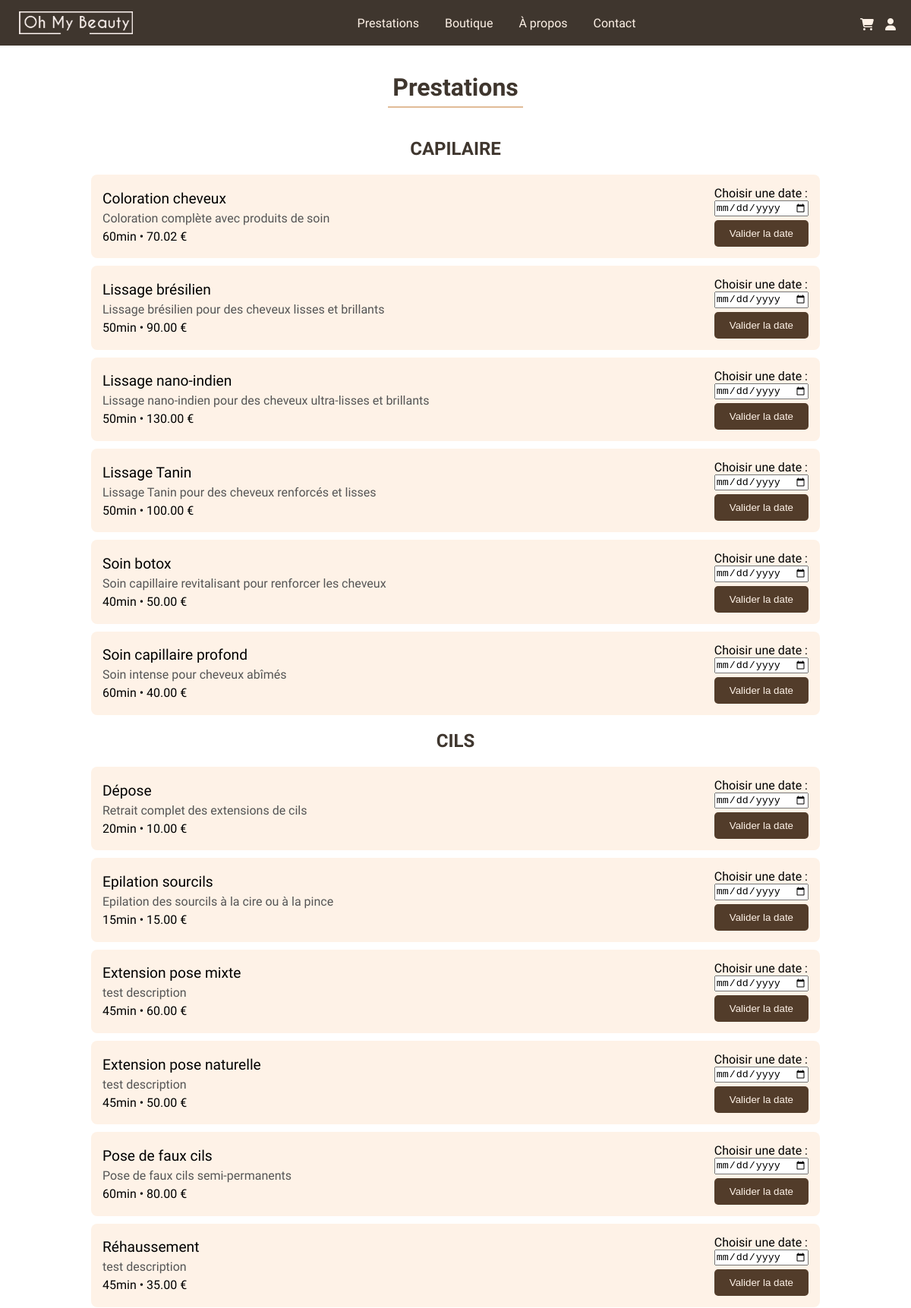
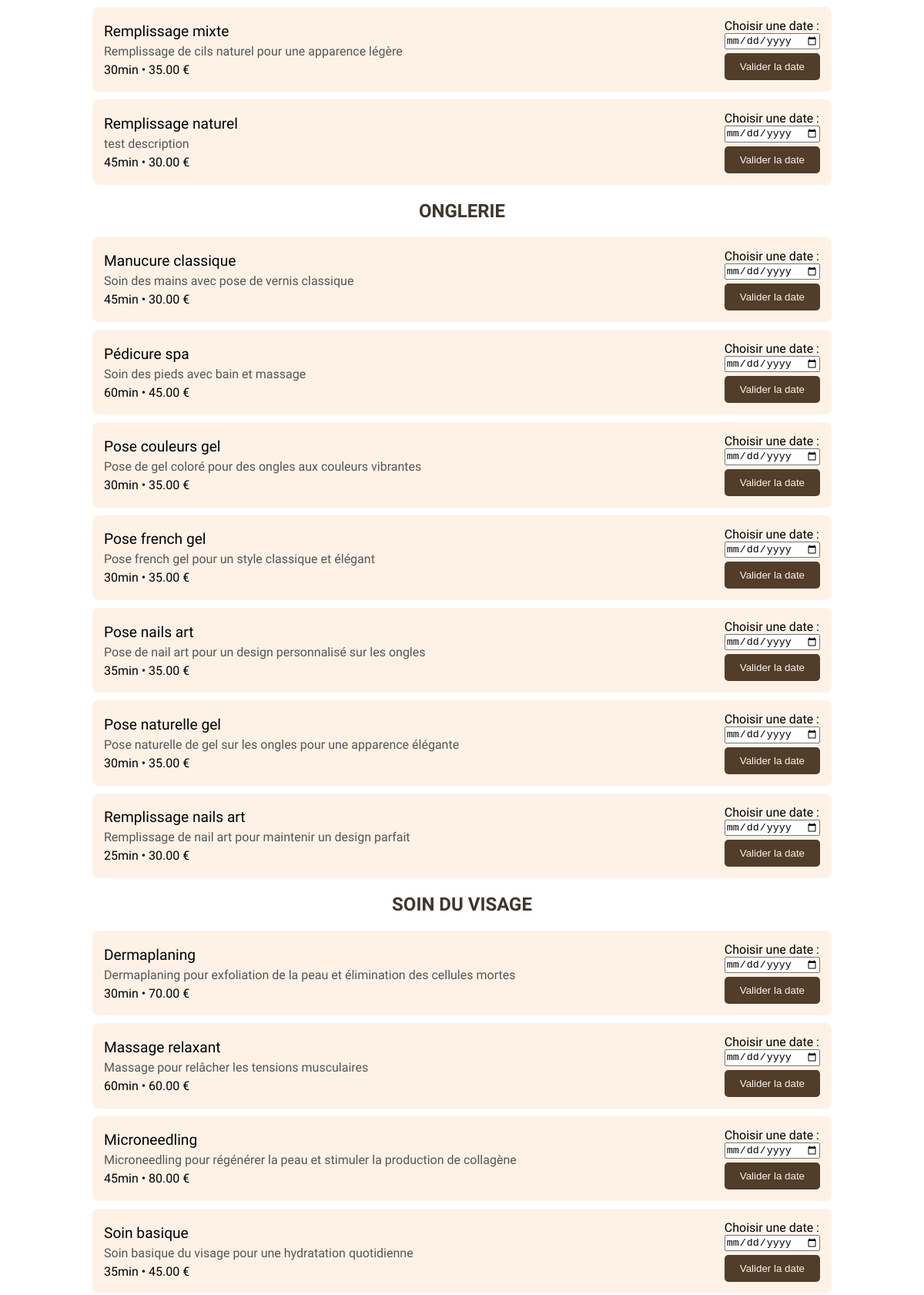
Page /index.php?action=prestations (upper part) on the committed database (2 pictures, top to bottom).
### tables this page shows
CREATE TABLE IF NOT EXISTS `prestation` (
  `id_prestation` int NOT NULL AUTO_INCREMENT,
  `designation` varchar(50) NOT NULL,
  `prix` decimal(15,2) NOT NULL,
  `duree` varchar(50) NOT NULL DEFAULT '40min',
  `id_categorie` int NOT NULL,
  `description` varchar(500) DEFAULT NULL,
  PRIMARY KEY (`id_prestation`),
  KEY `id_categorie` (`id_categorie`),
  CONSTRAINT `prestation_ibfk_1` FOREIGN KEY (`id_categorie`) REFERENCES `categorie` (`id_categorie`)
);

### controller/AccueilController.php (called while the page is built, shortened)
<?php
class AccueilController {
    public function afficherPrestations() {
        require 'view/vuePrestations.php';
    }
}

### app/Connect.php (called while the page is built, shortened)
<?php
abstract class Connect {
    public static function seConnecter(){
        try {
            return new \PDO(
                "mysql:host=".self::HOST.";dbname=".self::DB.";charset=utf8", self::USER, self::PASS);
        } catch (\PDOException $ex) {
            return $ex->getMessage();
        }
    }
}

### model/managers/PrestationManager.php (called while the page is built, shortened)
<?php
class PrestationManager {
    private $db;
    public function __construct() {
        $this->db = Connect::seConnecter();
    }
    public function obtenirToutesCategoriesAvecPrestations() {
        $requete = "
            SELECT c.id_categorie, c.designation AS categorie_designation, p.id_prestation, p.designation, p.description, p.duree, p.prix
            FROM categorie c
            LEFT JOIN prestation p ON c.id_categorie = p.id_categorie
            ORDER BY c.designation, p.designation
        ";
        $resultat = $this->db->query($requete);
        $categories = [];
        while ($row = $resultat->fetch()) {
            $categories[$row['categorie_designation']][] = [
                'id_prestation' => $row['id_prestation'],
                'designation' => $row['designation'],
                'description' => $row['description'],
                'duree' => $row['duree'],
                'prix' => $row['prix']
            ];
        }
        return $categories;
    }
}

### view/vuePrestations.php (the view, shortened to what this page needs)
<?php
$prestationManager = new PrestationManager();
$categoriesAvecPrestations = $prestationManager->obtenirToutesCategoriesAvecPrestations();
?>
<div class="presta-titre">
    <h1> Prestations </h1>
</div>
<section class="prestations-container">
    <?php foreach ($categoriesAvecPrestations as $categorieNom => $prestations) { ?>
        <div class="categorie">
            <h2><?= $categorieNom; ?></h2>
            <div class="liste-prestations">
                <?php foreach ($prestations as $prestation) { ?>
                    <div class="prestation">
                        <div class="details-prestation">
                            <h3><?= $prestation["designation"]; ?></h3>
                            <p><?= $prestation["description"]; ?></p>
                            <span><?= $prestation["duree"]; ?> • <?= $prestation["prix"]; ?> €</span>
                        </div>
                        <div class="actions-prestation">
                            <div class = "date-form">
                                <form method="post" action="index.php?action=choisirCreneau">
                                    <label for="datePrestation">Choisir une date :</label>
                                    <input type="date" name="datePrestation" required min="<?= date('Y-m-d'); ?>">
                                    <button type="submit">Valider la date</button>
                                </form>
                            </div>
                        </div>
                    </div>
                <?php } ?>
            </div>
        </div>
    <?php } ?>
</section>
<?php
require "template.php";

### public/css/style.css (style rules this page uses)
:root { --marron : #3F362E; --brun : #523c2a; --beige : #E1BB97; --bcreme : #FEF2E7; --rufina : "Rufina", serif;; --oxygen : "Oxygen", sans-serif; }
* { margin: 0; padding: 0; vertical-align: top; box-sizing: border-box; }
h1 { font-family: var(--rufina); border-bottom: solid 2px var(--beige); padding: 6px; text-align: center; }
.presta-titre { padding-top: 30px; display: flex; width: 50%; margin: auto; justify-content: center; color: var(--marron); }
.categorie { margin-top: 20px; }
.categorie h2 { font-family: var(--oxygen); padding-bottom: 20px; display: flex; margin: auto; justify-content: center; color: var(--marron); }
.prestations-container { max-width: 1000px; margin: 0 auto; padding: 20px; width: 95%; }
.prestation { position: relative; font-family: var(--oxygen); font-weight: 300; display: flex; align-items: center; padding: 15px; background-color: var(--bcreme); border-radius: 8px; margin-bottom: 10px; justify-content:space-between; }
.date-form form { display: flex; flex-direction: column; }
.details-prestation h3 { margin: 0; font-size: 1.2em; font-weight: 400; }
.details-prestation p { margin: 5px 0; color: #555; }
.date-form button { background-color: var(--brun); color: var(--bcreme); border: none; padding: 10px 20px; border-radius: 5px; cursor: pointer; margin-top: 5px; }

### rows in the picture
prestation: designation "Coloration cheveux", description "Coloration complète avec produits de soin", duree "60min", prix "70.02"
prestation: designation "Lissage brésilien", description "Lissage brésilien pour des cheveux lisses et brillants", duree "50min", prix "90.00"
prestation: designation "Lissage nano-indien", description "Lissage nano-indien pour des cheveux ultra-lisses et brillants", duree "50min", prix "130.00"
prestation: designation "Lissage Tanin", description "Lissage Tanin pour des cheveux renforcés et lisses", duree "50min", prix "100.00"
prestation: designation "Soin botox", description "Soin capillaire revitalisant pour renforcer les cheveux", duree "40min", prix "50.00"
prestation: designation "Soin capillaire profond", description "Soin intense pour cheveux abîmés", duree "60min", prix "40.00"
prestation: designation "Dépose", description "Retrait complet des extensions de cils", duree "20min", prix "10.00"
prestation: designation "Epilation sourcils", description "Epilation des sourcils à la cire ou à la pince", duree "15min", prix "15.00"
prestation: designation "Extension pose mixte", description "test description", duree "45min", prix "60.00"
prestation: designation "Extension pose naturelle", description "test description", duree "45min", prix "50.00"
prestation: designation "Pose de faux cils", description "Pose de faux cils semi-permanents", duree "60min", prix "80.00"
prestation: designation "Réhaussement", description "test description", duree "45min", prix "35.00"
prestation: designation "Remplissage mixte", description "Remplissage de cils naturel pour une apparence légère", duree "30min", prix "35.00"
prestation: designation "Remplissage naturel", description "test description", duree "45min", prix "30.00"
prestation: designation "Manucure classique", description "Soin des mains avec pose de vernis classique", duree "45min", prix "30.00"
prestation: designation "Pédicure spa", description "Soin des pieds avec bain et massage", duree "60min", prix "45.00"
prestation: designation "Pose couleurs gel", description "Pose de gel coloré pour des ongles aux couleurs vibrantes", duree "30min", prix "35.00"
prestation: designation "Pose french gel", description "Pose french gel pour un style classique et élégant", duree "30min", prix "35.00"
prestation: designation "Pose nails art", description "Pose de nail art pour un design personnalisé sur les ongles", duree "35min", prix "35.00"
prestation: designation "Pose naturelle gel", description "Pose naturelle de gel sur les ongles pour une apparence élégante", duree "30min", prix "35.00"
prestation: designation "Remplissage nails art", description "Remplissage de nail art pour maintenir un design parfait", duree "25min", prix "30.00"
prestation: designation "Dermaplaning", description "Dermaplaning pour exfoliation de la peau et élimination des cellules mortes", duree "30min", prix "70.00"
prestation: designation "Massage relaxant", description "Massage pour relâcher les tensions musculaires", duree "60min", prix "60.00"
prestation: designation "Microneedling", description "Microneedling pour régénérer la peau et stimuler la production de collagène", duree "45min", prix "80.00"
prestation: designation "Soin basique", description "Soin basique du visage pour une hydratation quotidienne", duree "35min", prix "45.00"

### other values in the picture
$categorieNom "CAPILAIRE"
$categorieNom "CILS"
$categorieNom "ONGLERIE"
$categorieNom "SOIN DU VISAGE"
